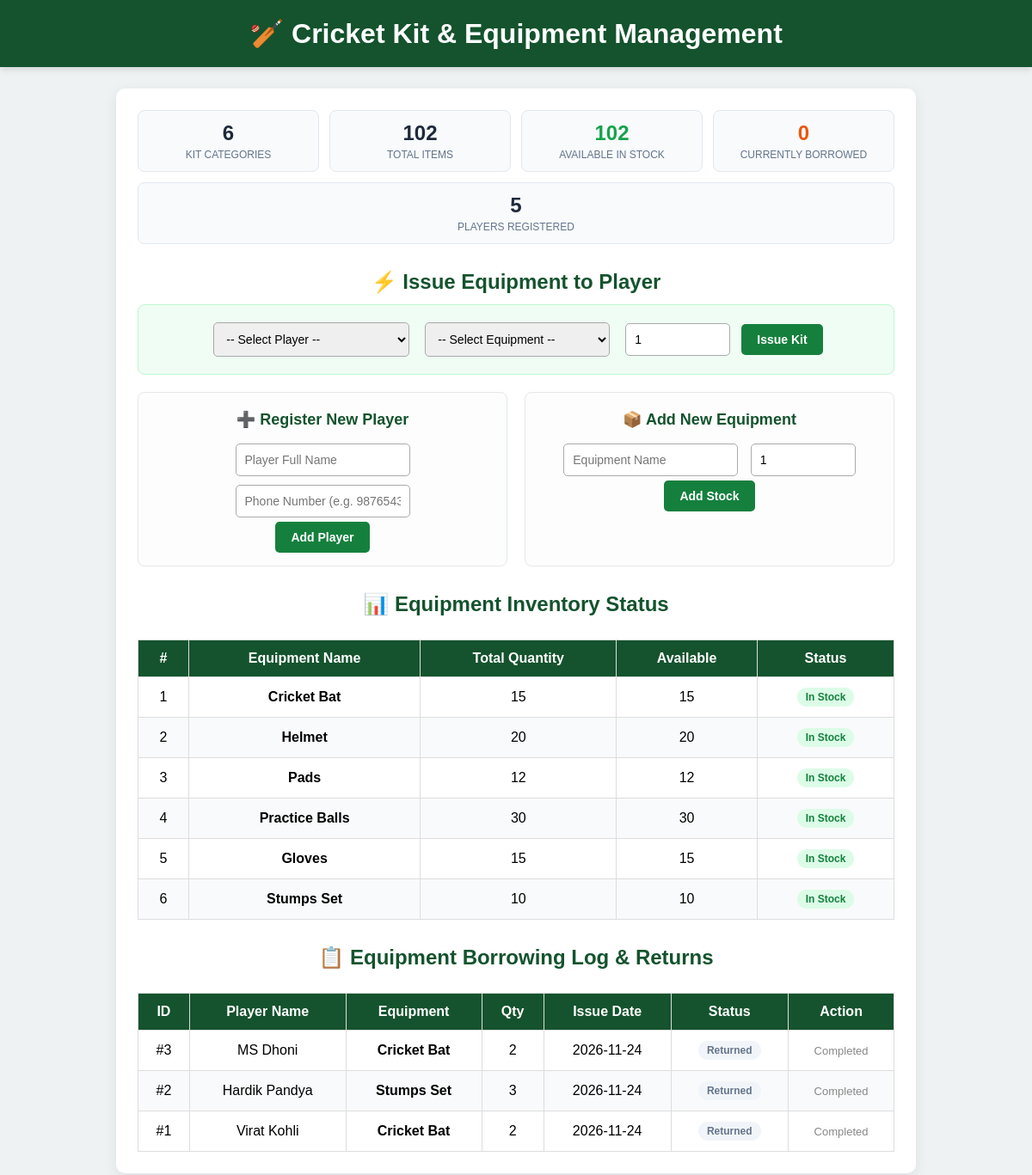
Before: / with the older database file.
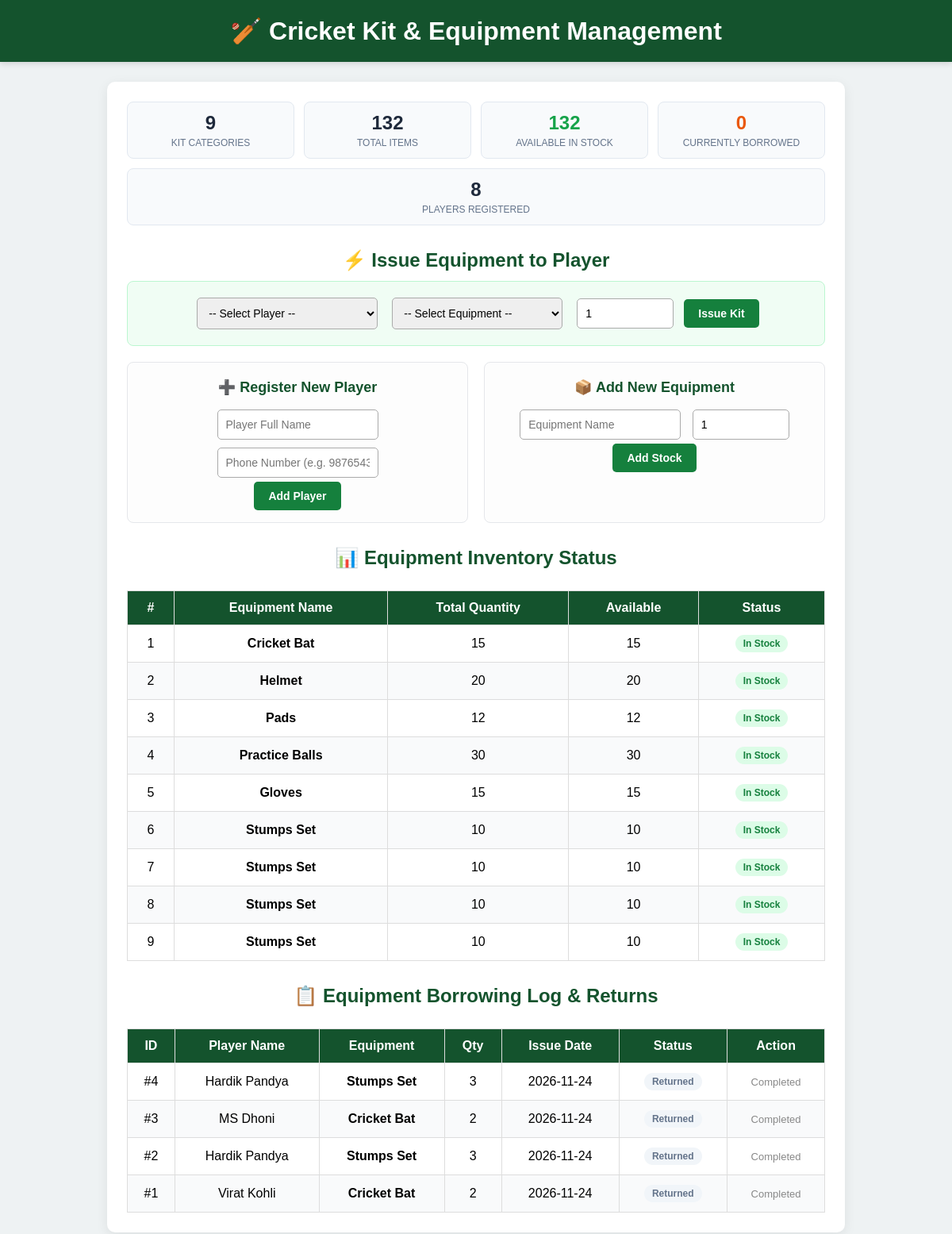
After: the same page with the newer database file.
### tables this page shows
CREATE TABLE equipment (
                id INTEGER PRIMARY KEY AUTOINCREMENT,
                name TEXT NOT NULL,
                quantity INTEGER NOT NULL,
                available INTEGER NOT NULL
            );

CREATE TABLE borrowing (
                id INTEGER PRIMARY KEY AUTOINCREMENT,
                player_id INTEGER REFERENCES players(id) ON DELETE CASCADE,
                equipment_id INTEGER REFERENCES equipment(id) ON DELETE CASCADE,
                quantity INTEGER NOT NULL,
                issue_date TEXT DEFAULT (DATE('now')),
                status TEXT DEFAULT 'Borrowed'
            );

CREATE TABLE players (
                id INTEGER PRIMARY KEY AUTOINCREMENT,
                name TEXT NOT NULL,
                phone TEXT
            );

### app.py (the view)
@app.route("/")
def index():
    conn = get_db_connection()
    cursor = conn.cursor()
    if USE_POSTGRES:
        cursor.execute("SELECT id, name, quantity, available FROM equipment ORDER BY id ASC;")
        equipment_cols = [desc[0] for desc in cursor.description]
        equipment = [dict(zip(equipment_cols, row)) for row in cursor.fetchall()]
        cursor.execute("SELECT id, name, phone FROM players ORDER BY name ASC;")
        players_cols = [desc[0] for desc in cursor.description]
        players = [dict(zip(players_cols, row)) for row in cursor.fetchall()]
        cursor.execute("""
            SELECT b.id, p.name AS player_name, e.name AS equipment_name,
                   b.quantity, b.issue_date, b.status, b.equipment_id
            FROM borrowing b
            JOIN players p ON b.player_id = p.id
            JOIN equipment e ON b.equipment_id = e.id
            ORDER BY b.id DESC;
        """)
        borrowing_cols = [desc[0] for desc in cursor.description]
        borrowings = [dict(zip(borrowing_cols, row)) for row in cursor.fetchall()]
    else:
        cursor.execute("SELECT id, name, quantity, available FROM equipment ORDER BY id ASC;")
        equipment = [dict(row) for row in cursor.fetchall()]
        cursor.execute("SELECT id, name, phone FROM players ORDER BY name ASC;")
        players = [dict(row) for row in cursor.fetchall()]
        cursor.execute("""
            SELECT b.id, p.name AS player_name, e.name AS equipment_name,
                   b.quantity, b.issue_date, b.status, b.equipment_id
            FROM borrowing b
            JOIN players p ON b.player_id = p.id
            JOIN equipment e ON b.equipment_id = e.id
            ORDER BY b.id DESC;
        """)
        borrowings = [dict(row) for row in cursor.fetchall()]
    conn.close()
    total_items = sum(item["quantity"] for item in equipment)
    available_items = sum(item["available"] for item in equipment)
    borrowed_items = sum(b["quantity"] for b in borrowings if b["status"] == "Borrowed")
    stats = {
        "total_types": len(equipment),
        "total_items": total_items,
        "available_items": available_items,
        "borrowed_items": borrowed_items,
        "total_players": len(players),
    }
    return render_template(
        "index.html",
        equipment=equipment,
        players=players,
        borrowings=borrowings,
        stats=stats
    )

### app.py (called while the page is built)
def get_db_connection():
    if USE_POSTGRES:
        import psycopg2
        if DATABASE_URL:
            return psycopg2.connect(DATABASE_URL)
        else:
            return psycopg2.connect(
                host=PG_HOST,
                port=PG_PORT,
                user=PG_USER,
                password=PG_PASSWORD,
                dbname=PG_DBNAME
            )
    else:
        conn = sqlite3.connect(DB_PATH, timeout=15.0)
        conn.row_factory = sqlite3.Row
        return conn

### templates/index.html (shortened to what this page needs)
<!DOCTYPE html>
<html lang="en">
<head>
    <link rel="stylesheet" href="{{ url_for('static', filename='style.css') }}">
    <link rel="stylesheet" href="../static/style.css">
</head>
<body>
    <h1>🏏 Cricket Kit & Equipment Management</h1>
    <div class="container">
        <div class="stats-grid">
            <div class="stat-card">
                <span class="stat-num">{{ stats.total_types }}</span>
                <span class="stat-label">Kit Categories</span>
            </div>
            <div class="stat-card">
                <span class="stat-num">{{ stats.total_items }}</span>
                <span class="stat-label">Total Items</span>
            </div>
            <div class="stat-card highlight-green">
                <span class="stat-num">{{ stats.available_items }}</span>
                <span class="stat-label">Available In Stock</span>
            </div>
            <div class="stat-card highlight-orange">
                <span class="stat-num">{{ stats.borrowed_items }}</span>
                <span class="stat-label">Currently Borrowed</span>
            </div>
            <div class="stat-card">
                <span class="stat-num">{{ stats.total_players }}</span>
                <span class="stat-label">Players Registered</span>
            </div>
        </div>
        <h2>⚡ Issue Equipment to Player</h2>
        <form action="{{ url_for('borrow') }}" method="POST" class="action-form">
            <select name="player_id" required>
                <option value="" disabled selected>-- Select Player --</option>
            </select>
            <select name="equipment_id" required>
                <option value="" disabled selected>-- Select Equipment --</option>
            </select>
            <input type="number" name="quantity" min="1" value="1" placeholder="Quantity" required style="width: 100px;">
            <button type="submit">Issue Kit</button>
        </form>
        <div class="grid-two">
            <div class="sub-card">
                <h2>➕ Register New Player</h2>
                <form action="{{ url_for('add_player') }}" method="POST">
                    <input type="text" name="name" placeholder="Player Full Name" required>
                    <input type="tel" name="phone" placeholder="Phone Number (e.g. 9876543210)" pattern="[0-9]{10}" title="Please enter a 10-digit phone number" required>
                    <br>
                    <button type="submit">Add Player</button>
                </form>
            </div>
            <div class="sub-card">
                <h2>📦 Add New Equipment</h2>
                <form action="{{ url_for('add_equipment') }}" method="POST">
                    <input type="text" name="name" placeholder="Equipment Name" required>
                    <input type="number" name="quantity" min="1" value="1" placeholder="Quantity" required style="width: 100px;">
                    <br>
                    <button type="submit">Add Stock</button>
                </form>
            </div>
        </div>
        <h2>📊 Equipment Inventory Status</h2>
        <div class="table-responsive">
        <table>
            <thead>
                <tr>
                    <th>#</th>
                    <th>Equipment Name</th>
                    <th>Total Quantity</th>
                    <th>Available</th>
                    <th>Status</th>
                </tr>
            </thead>
            <tbody>
                {% if equipment %}
                    {% for item in equipment %}
                        <tr>
                            <td>{{ item.id }}</td>
                            <td><strong>{{ item.name }}</strong></td>
                            <td>{{ item.quantity }}</td>
                            <td>{{ item.available }}</td>
                            <td>
                                {% if item.available == 0 %}
                                    <span class="badge badge-danger">Out of Stock</span>
                                {% elif item.available <= 3 %}
                                    <span class="badge badge-warning">Low Stock ({{ item.available }})</span>
                                {% else %}
                                    <span class="badge badge-success">In Stock</span>
                                {% endif %}
                            </td>
                        </tr>
                    {% endfor %}
                {% else %}
                    <tr>
                        <td colspan="5">No equipment records found in database.</td>
                    </tr>
                {% endif %}
            </tbody>
        </table>
        </div>
        <h2>📋 Equipment Borrowing Log & Returns</h2>
        <div class="table-responsive">
        <table>
            <thead>
                <tr>
                    <th>ID</th>
                    <th>Player Name</th>
                    <th>Equipment</th>
                    <th>Qty</th>
                    <th>Issue Date</th>
                    <th>Status</th>
                    <th>Action</th>
                </tr>
            </thead>
            <tbody>
                {% if borrowings %}
                    {% for b in borrowings %}
                        <tr>
                            <td>#{{ b.id }}</td>
                            <td>{{ b.player_name }}</td>
                            <td><strong>{{ b.equipment_name }}</strong></td>
                            <td>{{ b.quantity }}</td>
                            <td>{{ b.issue_date }}</td>
                            <td>
                                {% if b.status == 'Borrowed' %}
                                    <span class="badge badge-warning">Borrowed</span>
                                {% else %}
                                    <span class="badge badge-secondary">Returned</span>
                                {% endif %}
                            </td>
                            <td>
                                {% if b.status == 'Borrowed' %}
                                    <form action="{{ url_for('return_kit', borrow_id=b.id) }}" method="POST" style="margin: 0; display: inline;">
                                        <button type="submit" class="btn-return">Return Kit</button>
                                    </form>
                                {% else %}
                                    <span class="text-muted">Completed</span>
                                {% endif %}
                            </td>
                        </tr>
                    {% endfor %}
                {% else %}
                    <tr>
                        <td colspan="7">No items borrowed yet.</td>
                    </tr>
                {% endif %}
            </tbody>
        </table>
        </div>
    </div>
</body>
</html>

### static/style.css (style rules this page uses)
body { font-family: Arial, sans-serif; background: #eef2f3; margin: 0; text-align: center; }
h1 { background: #14532d; color: white; padding: 20px; margin: 0; box-shadow: 0 2px 8px rgba(0, 0, 0, 0.15); }
.container { background: white; max-width: 880px; margin: 25px auto; padding: 25px; border-radius: 10px; box-shadow: 0 4px 15px rgba(0, 0, 0, 0.08); }
h2 { color: #14532d; margin-top: 30px; margin-bottom: 12px; }
input, select { padding: 10px; margin: 5px; border: 1px solid #aaa; border-radius: 5px; font-size: 14px; }
button { background: #15803d; color: white; padding: 10px 18px; border: none; border-radius: 5px; cursor: pointer; font-size: 14px; font-weight: bold; transition: background 0.2s; }
table { width: 100%; border-collapse: collapse; margin-top: 15px; }
th, td { padding: 12px; border: 1px solid #ddd; }
th { background: #14532d; color: white; }
tr:nth-child(even) { background: #f9fafb; }
.stats-grid { display: flex; flex-wrap: wrap; gap: 12px; justify-content: space-between; margin-bottom: 25px; }
.stat-card { flex: 1 1 calc(20% - 12px); min-width: 130px; background: #f8fafc; border: 1px solid #e2e8f0; border-radius: 8px; padding: 12px; display: flex; flex-direction: column; align-items: center; }
.stat-num { font-size: 24px; font-weight: bold; color: #1e293b; }
.stat-label { font-size: 12px; color: #64748b; margin-top: 4px; text-transform: uppercase; }
.highlight-green .stat-num { color: #16a34a; }
.highlight-orange .stat-num { color: #ea580c; }
.grid-two { display: flex; gap: 20px; margin-top: 20px; text-align: center; }
.sub-card { flex: 1; background: #fdfdfd; border: 1px solid #e5e7eb; border-radius: 8px; padding: 15px; }
.sub-card h2 { font-size: 18px; margin-top: 5px; }
.action-form { background: #f0fdf4; border: 1px solid #bbf7d0; padding: 15px; border-radius: 8px; display: flex; flex-wrap: wrap; justify-content: center; align-items: center; gap: 8px; }
.badge { display: inline-block; padding: 4px 10px; border-radius: 12px; font-size: 12px; font-weight: bold; }
.badge-success { background-color: #dcfce7; color: #15803d; }
.badge-secondary { background-color: #f1f5f9; color: #64748b; }
.text-muted { color: #888; font-size: 13px; }
.table-responsive { width: 100%; overflow-x: auto; -webkit-overflow-scrolling: touch; }

Changed rows visible on the page:
added equipment: id "7", name "Stumps Set", quantity "10", available "10", shows "In Stock"
added equipment: id "8", name "Stumps Set", quantity "10", available "10", shows "In Stock"
added equipment: id "9", name "Stumps Set", quantity "10", available "10", shows "In Stock"
added borrowing: id "4", player_name "Hardik Pandya", equipment_name "Stumps Set", quantity "3", issue_date "2026-11-24", status "Returned"
Other visible differences:
{{ stats.total_types }}: "6" → "9"
{{ stats.total_items }}: "102" → "132"
{{ stats.available_items }}: "102" → "132"
{{ stats.total_players }}: "5" → "8"
